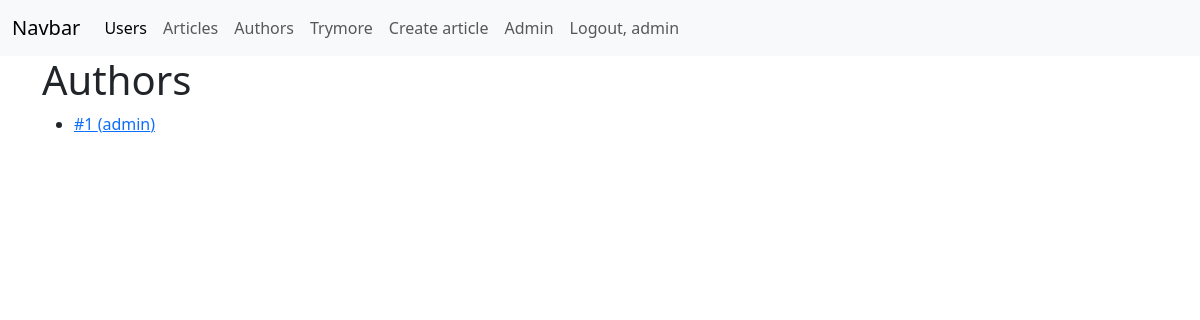
Before: /authors/ (signed in) with the older database file.
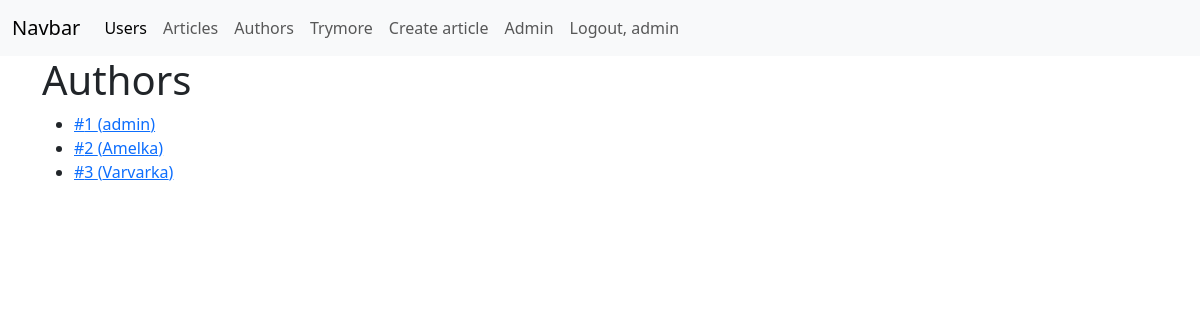
After: the same page with the newer database file.
### blog/models/author.py (models this page shows, shortened)
class Author(db.Model):
    __tablename__ = 'authors'
    id = db.Column(Integer, primary_key=True)
    user_id = db.Column(Integer, ForeignKey("users.id"), nullable=False)
    user = relationship("User", back_populates="author")
    articles = relationship("Article", back_populates="author")

### blog/models/user.py (models this page shows, shortened)
class User(db.Model, UserMixin):
    __tablename__ = 'users'
    id: db.Column = db.Column(db.Integer, primary_key=True)
    first_name = db.Column(String(120), unique=False, nullable=False, default="", server_default="")
    last_name = db.Column(String(120), unique=False, nullable=False, default="", server_default="")
    username: db.Column = db.Column(db.String(80), unique=True, nullable=False)
    is_staff: db.Column = db.Column(db.Boolean, nullable=False, default=False)
    img: db.Column = db.Column(db.String(80), nullable=False, default='None')
    email: db.Column = db.Column(db.String(255), nullable=False, unique=False, default="", server_default="")
    _password = db.Column(LargeBinary, nullable=True,)
    author = relationship("Author", uselist=False, back_populates="user")
    def __str__(self):
        return self.username
    @property
    def password(self):
        return self._password

### blog/authors/views.py (the view)
@authors_app.route("/", endpoint="list")
def authors_list():
    authors = Author.query.all()
    return render_template("authors/list.html", authors=authors)

### blog/app.py (called while the page is built)
def register_extensions(app):
    db.init_app(app)
    migrate.init_app(app, db, compare_type=True)
    csrf.init_app(app)
    admin.init_app(app)
    flask_bcrypt.init_app(app)
    login_manager.login_view = 'auth_app.login'
    login_manager.init_app(app)
    @login_manager.user_loader
    def load_user(user_id):
        return User.query.get(int(user_id))

### blog/templates/authors/list.html (shortened to what this page needs)
{% extends 'base.html' %}
{% block body %}
<h1>Authors</h1>
<div>
    {% if authors %}
    <ul>
        {% for author in authors %}
        <li>
            <a href="{{ url_for('user_app.details', pk=author.id) }}">#{{ author.id }} ({{ author.user.username }})</a>
        </li>
        {% endfor %}
    </ul>
    {% else %}
    <h3>No authors yet</h3>
    {% endif %}
</div>
{% endblock %}

Changed rows visible on the page:
added Author: id "2", user.username "Amelka"
added Author: id "3", user.username "Varvarka"
